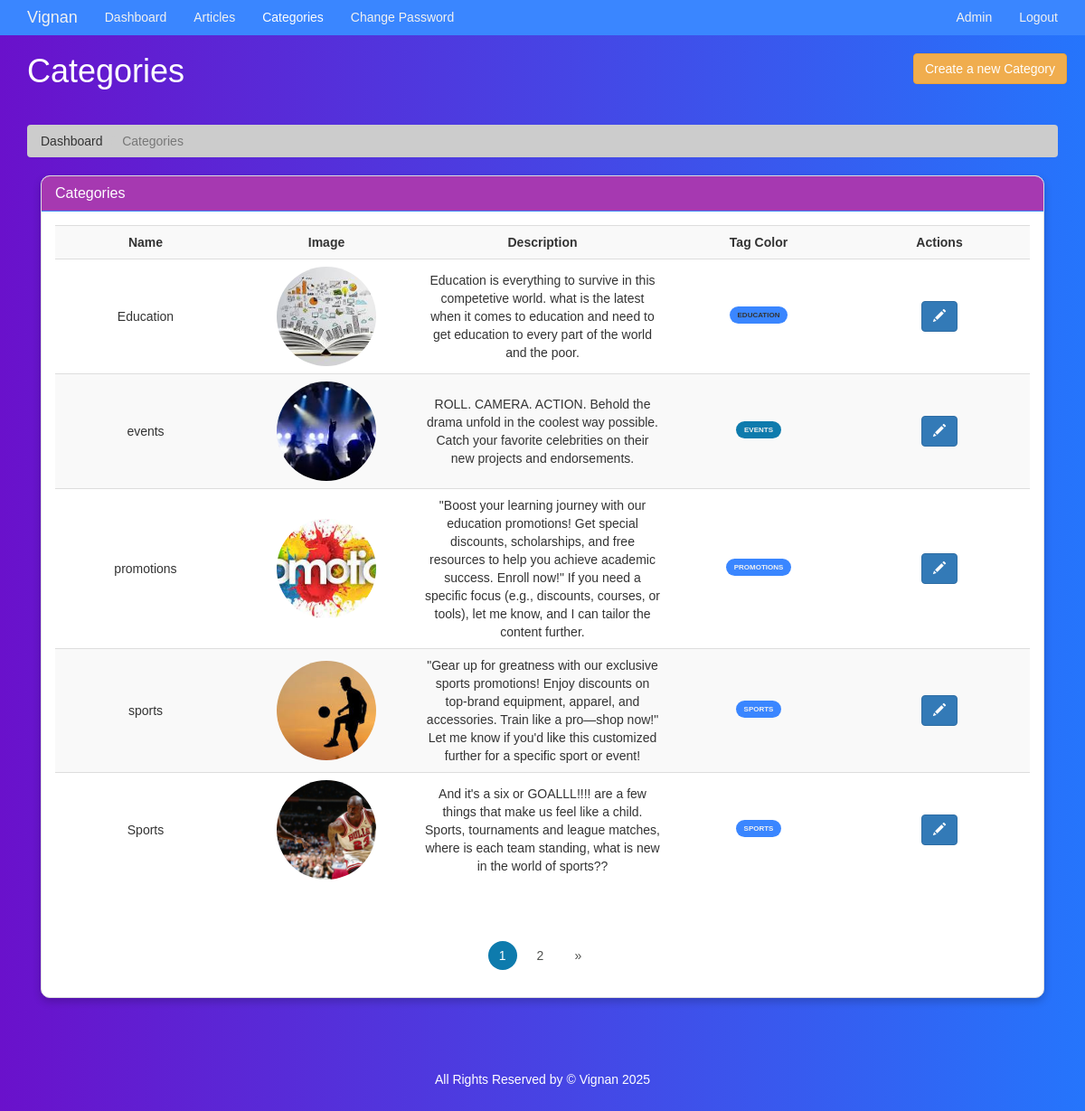
Screenshot of /admin/categories.php (signed in) with the database file from the repository.
### tables this page shows
CREATE TABLE `category` (
  `category_id` int(11) NOT NULL,
  `category_name` varchar(45) NOT NULL,
  `category_color` varchar(35) NOT NULL,
  `category_image` varchar(250) NOT NULL,
  `category_description` varchar(350) NOT NULL
);

### admin/categories.php (the view, shortened to what this page needs)
<?php
  require('./includes/nav.inc.php');
?>
<section id="breadcrumb">
  <div class="container">
    <ol class="breadcrumb">
      <li><a href="./index.php">Dashboard</a></li>
      <li class="active">Categories</li>
    </ol>
  </div>
</section>
<section id="main">
  <div class="container">
    <div class="col-md-12">
      <?php
        $limit = 5;
        $page = isset($_GET['page']) ? $_GET['page'] : 1;
        $offset = ($page - 1) * $limit;
        $sql = "SELECT * FROM category ORDER BY category_name ASC LIMIT {$offset},{$limit}";
        $result = mysqli_query($con,$sql);
      ?>
      <div class="panel panel-default">
        <div class="panel-heading main-color-bg">
          <h3 class="panel-title">Categories</h3>
        </div>
        <div class="panel-body">
          <table class="table table-striped table-hover article-list">
            <tr>
              <th style="text-align:center">Name</th>
              <th>Image</th>
              <th>Description</th>
              <th>Tag Color</th>
              <th>Actions</th>
            </tr>
            <?php while($data = mysqli_fetch_assoc($result)): ?>
              <tr>
                <td style="text-align:center;"> <?= $data['category_name'] ?> </td>
                <td><img src="../assets/images/category/<?= $data['category_image'] ?>" /></td>
                <td><?= $data['category_description'] ?></td>
                <td><div class="tag <?= $data['category_color'] ?>"> <?= $data['category_name'] ?> </div></td>
                <td>
                  <a class="btn btn-primary" href="./edit-category.php?id=<?= $data['category_id'] ?>">
                    <span class="glyphicon glyphicon-pencil"></span>
                  </a>
                </td>
              </tr>
            <?php endwhile; ?>
          </table>
        </div>
        <div class="text-center">
          <ul class="pagination pg-red">
            <?php
              $paginationQuery = "SELECT * FROM category";
              $paginationResult = mysqli_query($con, $paginationQuery);
              $total_categories = mysqli_num_rows($paginationResult);
              $total_page = ceil($total_categories / $limit);
              for($i = 1; $i <= $total_page; $i++) {
                $active = ($i == $page) ? "active" : "";
                echo '<li class="page-item '.$active.'"><a href="./categories.php?page='.$i.'" class="page-link">'.$i.'</a></li>';
              }
              if($total_page > $page) echo '<li class="page-item"><a href="categories.php?page='.($page+1).'" class="page-link">&raquo;</a></li>';
            ?>
          </ul>
        </div>
      </div>
    </div>
  </div>
</section>
<?php
  require('./includes/footer.inc.php')
?>

### assets/css/partials/4-component.css (style rules this page uses)
.container { width: 100%; padding-right: 15px; padding-left: 15px; margin-right: auto; margin-left: auto; }
.tag { display: inline-block; font-family: var(--ff-nunito); font-size: var(--ts-sml); font-weight: 800; text-transform: uppercase; color: var(--light-color); padding: 0.4rem 0.9rem; border-radius: 14px; margin-bottom: 0.5rem; }
.tag-yellow { color: var(--black-color); background: var(--tag-yellow-color); }
.tag-pink { background: var(--tag-pink-color); }
.tag-orange { background: var(--tag-orange-color); }
.tag-purple { background: var(--tag-purple-color); }
.btn { display: inline-block; border: none; background: var(--dark-color); color: #fff; text-decoration: none; font-family: var(--ff-nunito); padding: 0.5rem 0.75rem; border-radius: var(--border-radius); transition: all 200ms ease-in-out; }
.btn-primary { background: var(--primary-color); }
.pagination { display: inline-block; }
.pagination a { float: left; padding: 8px 16px; margin: 2px; transition: all 200ms ease-in-out; }

### assets/css/admin/style.css (style rules this page uses)
body { background: var(--light-color); }
.main-color-bg { background-color: #a639b1 !important; border-color: var(--primary-color) !important; color: #ffffff !important; }
.breadcrumb { background: #cccccc; color: #333333; }
.breadcrumb a { color: #333333; }
.article-list td img { border-radius: 50%; object-fit: cover; height: 11rem; text-align: left; width: 11rem; }
.article-list td:not(:first-child), .article-list th:not(:first-child) { text-align: center; }
.article-list th, .article-list td { min-width: 200px; vertical-align: middle !important; }
.pagination > li > a, .pagination > li > span { border-radius: var(--border-radius); margin: 5px; border: none; color: var(--dark-color); cursor: pointer; }
.pagination > .active > a, .pagination > .active > a:focus, .pagination > .active > a:hover, .pagination > .active > span, .pagination > .active > span:focus, .pagination > .active > span:hover { z-index: 3; color: #fff; cursor: default; background-color: var(--active-color); border-color: none; }
#main { min-height: 57.2vh; }

### assets/css/partials/1-variables.css (style rules this page uses)
:root { --primary-color: #3a86ff; --secondary-color: #3a86ff; --light-color: #f1f1f1; --dark-color: #50514f; --black-color: #333333; --tag-trend-color: #3a86ff; --tag-yellow-color: #3a86ff; --tag-purple-color: #3a86ff; --tag-blue-color: #3a86ff; --tag-green-color: #3a86ff; --tag-orange-color: #0e7bad; --tag-pink-color: #3a86ff; --tag-brown-color: #663f3f; --hover-color: #3a86ff; --active-color: #0e7bad; --ts-vs: 0.56rem; --ts-sml: 0.8rem; --ts-md: 1.1rem; --ts-lg: 1.25rem; --hs-vs: 1.3rem; --hs-sml: 2rem; --hs-md: 2.5rem; --hs-lg: 3rem; --ff-monts: "Montserrat", sans-serif; --ff-nunito: "Nunito Sans", sans-serif; --ff-noto: "Noto Serif", serif; --ff-robo: "Roboto", sans-serif; --border-radius: 5px; }

### admin/categories.php (style rules this page uses)
body { background: linear-gradient(to right, #6a11cb, #2575fc); font-family: Arial, sans-serif; }
.panel { border-radius: 10px; overflow: hidden; box-shadow: 0 4px 10px rgba(0, 0, 0, 0.2); animation: fadeIn 1s ease-in-out; }
.pagination .page-item .page-link { border-radius: 50px; transition: all 0.3s; }

### rows the page displays
category: category_name "Education", category_image (picture), category_description "Education is everything to survive in this competetive world. what is the latest when it comes to education and need to get education to every part of the world and the poor.", category_name "EDUCATION"
category: category_name "events", category_image (picture), category_description "ROLL. CAMERA. ACTION. Behold the drama unfold in the coolest way possible. Catch your favorite celebrities on their new projects and endorsements.", category_name "EVENTS"
category: category_name "promotions", category_image (picture), category_description "\"Boost your learning journey with our education promotions! Get special discounts, scholarships, and free resources to help you achieve academic success. Enroll now!\" If you need a specific focus (e.g., discounts, courses, or tools), let me know, and I can tailor the content further.", category_name "PROMOTIONS"
category: category_name "sports", category_image (picture), category_description "\"Gear up for greatness with our exclusive sports promotions! Enjoy discounts on top-brand equipment, apparel, and accessories. Train like a pro—shop now!\" Let me know if you'd like this customized further for a specific sport or event!", category_name "SPORTS"
category: category_name "Sports", category_image (picture), category_description "And it's a six or GOALLL!!!! are a few things that make us feel like a child. Sports, tournaments and league matches, where is each team standing, what is new in the world of sports??", category_name "SPORTS"

### other values shown
$admin_name "Admin"
$page_title "Categories"
